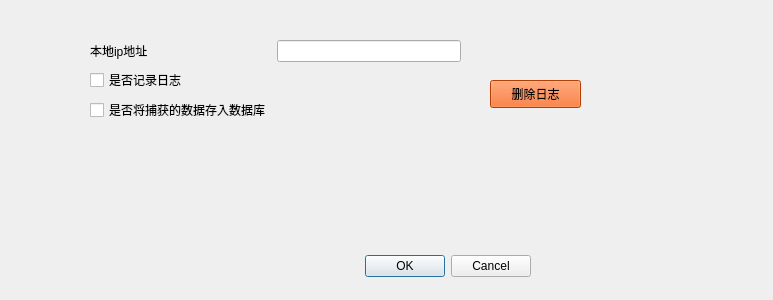
<?xml version="1.0" encoding="UTF-8"?>
<ui version="4.0">
 <class>Dialog</class>
 <widget class="QDialog" name="Dialog">
  <property name="geometry">
   <rect>
    <x>0</x>
    <y>0</y>
    <width>773</width>
    <height>300</height>
   </rect>
  </property>
  <property name="windowTitle">
   <string>configure</string>
  </property>
  <widget class="QDialogButtonBox" name="buttonBox">
   <property name="geometry">
    <rect>
     <x>190</x>
     <y>250</y>
     <width>341</width>
     <height>32</height>
    </rect>
   </property>
   <property name="styleSheet">
    <string notr="true">font: 9pt &quot;微软雅黑&quot;;	

	</string>
   </property>
   <property name="orientation">
    <enum>Qt::Horizontal</enum>
   </property>
   <property name="standardButtons">
    <set>QDialogButtonBox::Cancel|QDialogButtonBox::Ok</set>
   </property>
  </widget>
  <widget class="QWidget" name="formLayoutWidget">
   <property name="geometry">
    <rect>
     <x>90</x>
     <y>40</y>
     <width>371</width>
     <height>92</height>
    </rect>
   </property>
   <layout class="QFormLayout" name="formLayout">
    <item row="0" column="0">
     <widget class="QLabel" name="label">
      <property name="styleSheet">
       <string notr="true">font: 9pt &quot;微软雅黑&quot;;</string>
      </property>
      <property name="text">
       <string>本地ip地址</string>
      </property>
     </widget>
    </item>
    <item row="0" column="1">
     <widget class="QLineEdit" name="host_ip_t">
      <property name="styleSheet">
       <string notr="true">font: 9pt &quot;微软雅黑&quot;;</string>
      </property>
     </widget>
    </item>
    <item row="1" column="0">
     <widget class="QCheckBox" name="log_c">
      <property name="styleSheet">
       <string notr="true">font: 9pt &quot;微软雅黑&quot;;</string>
      </property>
      <property name="text">
       <string>是否记录日志</string>
      </property>
     </widget>
    </item>
    <item row="2" column="0">
     <widget class="QCheckBox" name="db_c">
      <property name="styleSheet">
       <string notr="true">font: 9pt &quot;微软雅黑&quot;;</string>
      </property>
      <property name="text">
       <string>是否将捕获的数据存入数据库</string>
      </property>
     </widget>
    </item>
   </layout>
  </widget>
  <widget class="QPushButton" name="del_log_b">
   <property name="geometry">
    <rect>
     <x>490</x>
     <y>80</y>
     <width>91</width>
     <height>28</height>
    </rect>
   </property>
   <property name="styleSheet">
    <string notr="true">
background-color: rgb(255, 85, 0);
font: 9pt &quot;微软雅黑&quot;;	

	</string>
   </property>
   <property name="text">
    <string>删除日志</string>
   </property>
  </widget>
 </widget>
 <resources/>
 <connections>
  <connection>
   <sender>buttonBox</sender>
   <signal>accepted()</signal>
   <receiver>Dialog</receiver>
   <slot>accept()</slot>
   <hints>
    <hint type="sourcelabel">
     <x>248</x>
     <y>254</y>
    </hint>
    <hint type="destinationlabel">
     <x>157</x>
     <y>274</y>
    </hint>
   </hints>
  </connection>
  <connection>
   <sender>buttonBox</sender>
   <signal>rejected()</signal>
   <receiver>Dialog</receiver>
   <slot>reject()</slot>
   <hints>
    <hint type="sourcelabel">
     <x>316</x>
     <y>260</y>
    </hint>
    <hint type="destinationlabel">
     <x>286</x>
     <y>274</y>
    </hint>
   </hints>
  </connection>
 </connections>
</ui>
